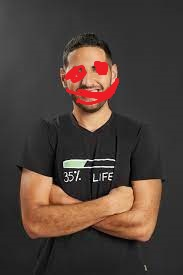
#> input picture nas.jpg, 183 x 275 px; the run also reads 2 pictures not shown here
$ python main.py
#> lines starting #> are read from the running program, lines starting #| are printed output that depends on the picture
import cv2
import tkinter as tk
from tkinter import filedialog
def apply_grayscale(image):
    gray_image = cv2.cvtColor(image, cv2.COLOR_BGR2GRAY)
    return gray_image
image_path =  'nas.jpg'
image = cv2.imread(image_path)
#> image is the input picture: shape (275, 183, 3); mean B, G, R 56.6, 63.6, 77.9

def show_img():
    image_path = 'nas.jpg'
    image = cv2.imread(image_path)
    #Disply the image in a window
    cv2.imshow('Image', image)
    grayscale_image = apply_grayscale(image)
    cv2.imshow('Grayscale Image', grayscale_image)
    cv2.waitKey(0)
    cv2.destroyAllWindows()
def show_img2():
    root = tk.Tk()
    root.withdraw()
    image_path = "nas.jpg"
    image_path2 = "nas2.jpg"
    image_path3 = "jas.jpg"
    image = cv2.imread(image_path)
    image2 = cv2.imread(image_path2)
    image3 = cv2.imread(image_path3)
    cv2.imshow('Image', image)
    cv2.imshow('ImageA', image2)
    cv2.imshow('ImageAA', image3)
    grayscale_image = apply_grayscale(image)
#> in apply_grayscale, `gray_image = cv2.cvtColor(image, cv2.COLOR_BGR2GRAY)`:
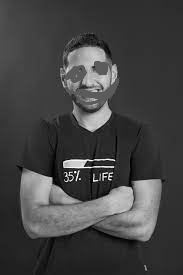
#> gray_image: shape (275, 183); min 0, max 255, mean 67.1
    grayscale_image2 = apply_grayscale(image2)
    grayscale_image3 =  apply_grayscale(image3)
    cv2.imshow('Grayscale Image', grayscale_image)
    cv2.imshow('Grayscale Image', grayscale_image2)
    cv2.imshow('Grayscale Image', grayscale_image3)
    cv2.waitKey(0)
    cv2.destroyAllWindows()


if (__name__ == '__main__'):
    show_img2()
